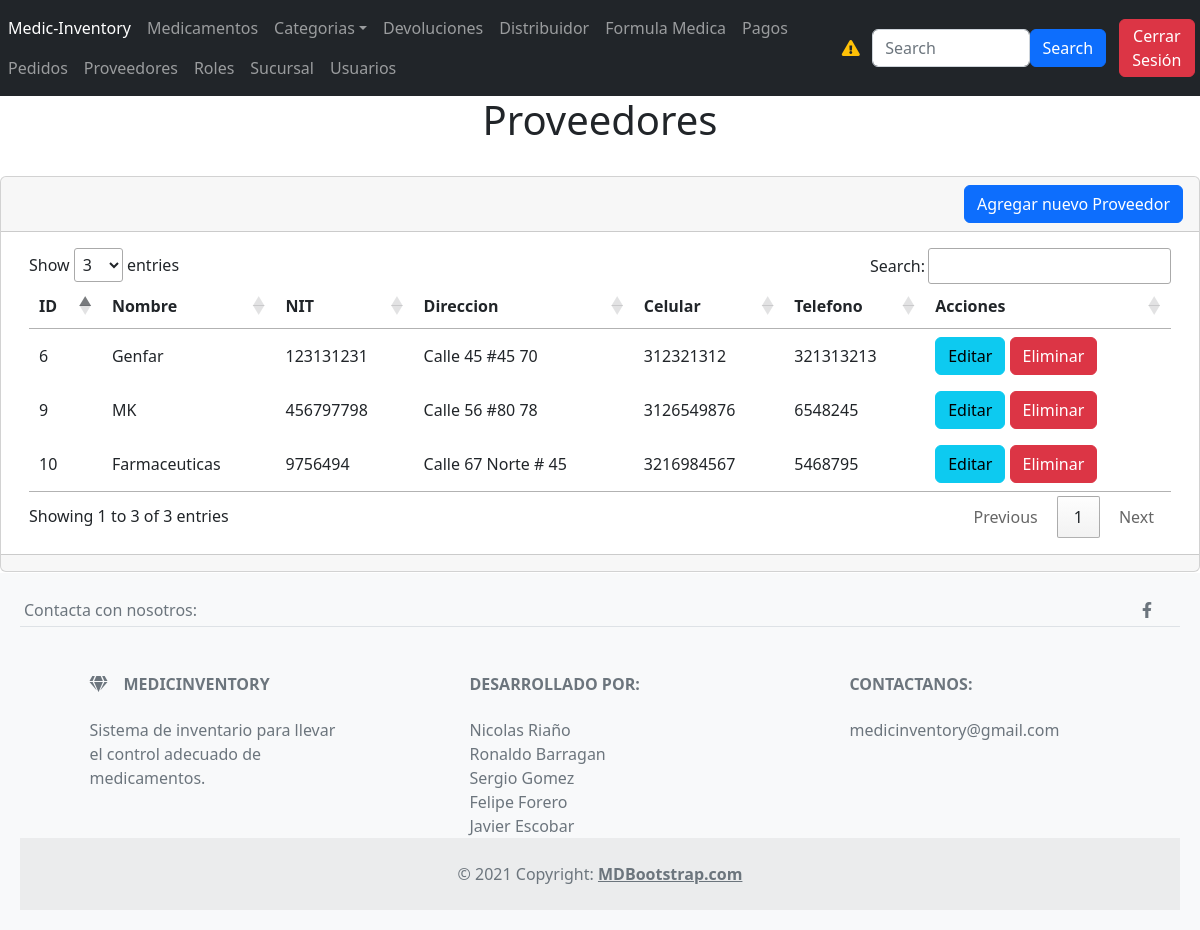
/Secciones/Proveedores/index.php (signed in), run on the app's committed database.
### tables this page shows
CREATE TABLE `proveedor` (
  `idPROVEEDOR` int(11) NOT NULL,
  `NITproveedores` int(11) NOT NULL,
  `nombreProve` varchar(45) NOT NULL,
  `direccionProve` varchar(45) NOT NULL,
  `telefonoProve` int(11) NOT NULL,
  `celularProve` bigint(25) NOT NULL,
  `SUCURSALIPS_idSUCURSALIPS` int(11) NOT NULL
);

### Plantillas/funciones.php (called while the page is built, shortened)
<?php
function obtenerRolUsuario($conexion)
{
    $idPersona = $_SESSION['idPersona'];
    $sentencia = $conexion->prepare("SELECT nombreRol FROM persona INNER JOIN rol ON persona.ROL_idRol = rol.idRol WHERE idPersona = :idPersona");
    $sentencia->bindParam(":idPersona", $idPersona);
    $sentencia->execute();
    $resultado = $sentencia->fetch(PDO::FETCH_ASSOC);
    return isset($resultado['nombreRol']) ? $resultado['nombreRol'] : 'Administrador';
}
?>

### Secciones/Proveedores/index.php (the view, shortened to what this page needs)
<?php
include("../../database.php");
$sentencia = $conexion->prepare("SELECT * FROM `proveedor`");
$sentencia->execute();
$lista_PROVEEDOR = $sentencia->fetchall(PDO::FETCH_ASSOC);
?>
<?php include("../../Plantillas/header.php"); ?>
<h1 class="text-center text-info text-dark">Proveedores</h1>
<div class="card">
    <?php
    if ($rolUsuario === 'Administrador' || $rolUsuario === 'Asistente') {
        ?>
        <div class="card-header" style="text-align: right">
            <a name="" id="" class="btn btn-primary" href="crear.php" role="button">Agregar nuevo Proveedor</a>
        </div>
        <?php
    }
    ?>
    <div class="card-body">
        <div class="table-responsive-sm container-sm" style="max-width: 100%; overflow-x: auto;">
            <table class="tabla " id="tabla_id">
                <thead>
                    <tr>
                        <th scope="col">ID</th>
                        <th scope="col">Nombre</th>
                        <th scope="col">NIT</th>
                        <th scope="col">Direccion</th>
                        <th scope="col">Celular</th>
                        <th scope="col">Telefono</th>
                        <th scope="col">Acciones</th>
                    </tr>
                </thead>
                <tbody>
                    <?php
                    foreach ($lista_PROVEEDOR as $registro) { ?>
                        <tr class="">
                            <td scope="row">
                                <?php echo $registro['idPROVEEDOR'] ?>
                            </td>
                            <td scope="row">
                                <?php echo $registro['nombreProve'] ?>
                            </td>
                            <td scope="row">
                                <?php echo $registro['NITproveedores'] ?>
                            </td>
                            <td scope="row">
                                <?php echo $registro['direccionProve'] ?>
                            </td>
                            <td scope="row">
                                <?php echo $registro['celularProve'] ?>
                            </td>
                            <td scope="row">
                                <?php echo $registro['telefonoProve'] ?>
                            </td>
                            <td>
                            <?php
                                if ($rolUsuario == 'Administrador') {
                                    ?>
                                    <a name="" id="" class="btn btn-info"
                                        href="editar.php?txtID=<?php echo $registro['idPROVEEDOR'] ?>" role="button">Editar</a>
                                    <a name="" id="" class="btn btn-danger"
                                        href="javascript:borrar(<?php echo $registro['idPROVEEDOR']; ?>);"
                                        role="button">Eliminar</a>
                                    <?php
                                } elseif ($rolUsuario == 'Asistente') {
                                    ?>
                                    <a name="" id="" class="btn btn-info"
                                        href="editar.php?txtID=<?php echo $registro['idPROVEEDOR'] ?>" role="button">Editar</a>
                                    <?php
                                } elseif ($rolUsuario == 'Lector') {
                                }
                                ?> </td>
                        </tr>
                    <?php } ?>
                </tbody>
            </table>
        </div>
    </div>
    <div class="card-footer text-muted"></div>
</div>
<?php include("../../Plantillas/footer.php"); ?>

### Plantillas/header.php (style rules this page uses)
body { display: flex; flex-direction: column; min-height: 100vh; margin: 0; }

### Plantillas/footer.php (style rules this page uses)
body { display: flex; flex-direction: column; min-height: 100vh; margin: 0; }

### data on the page
proveedor: idPROVEEDOR "6", nombreProve "Genfar", NITproveedores "123131231", direccionProve "Calle 45 #45 70", celularProve "312321312", telefonoProve "321313213"
proveedor: idPROVEEDOR "9", nombreProve "MK", NITproveedores "456797798", direccionProve "Calle 56 #80 78", celularProve "3126549876", telefonoProve "6548245"
proveedor: idPROVEEDOR "10", nombreProve "Farmaceuticas", NITproveedores "9756494", direccionProve "Calle 67 Norte # 45", celularProve "3216984567", telefonoProve "5468795"
